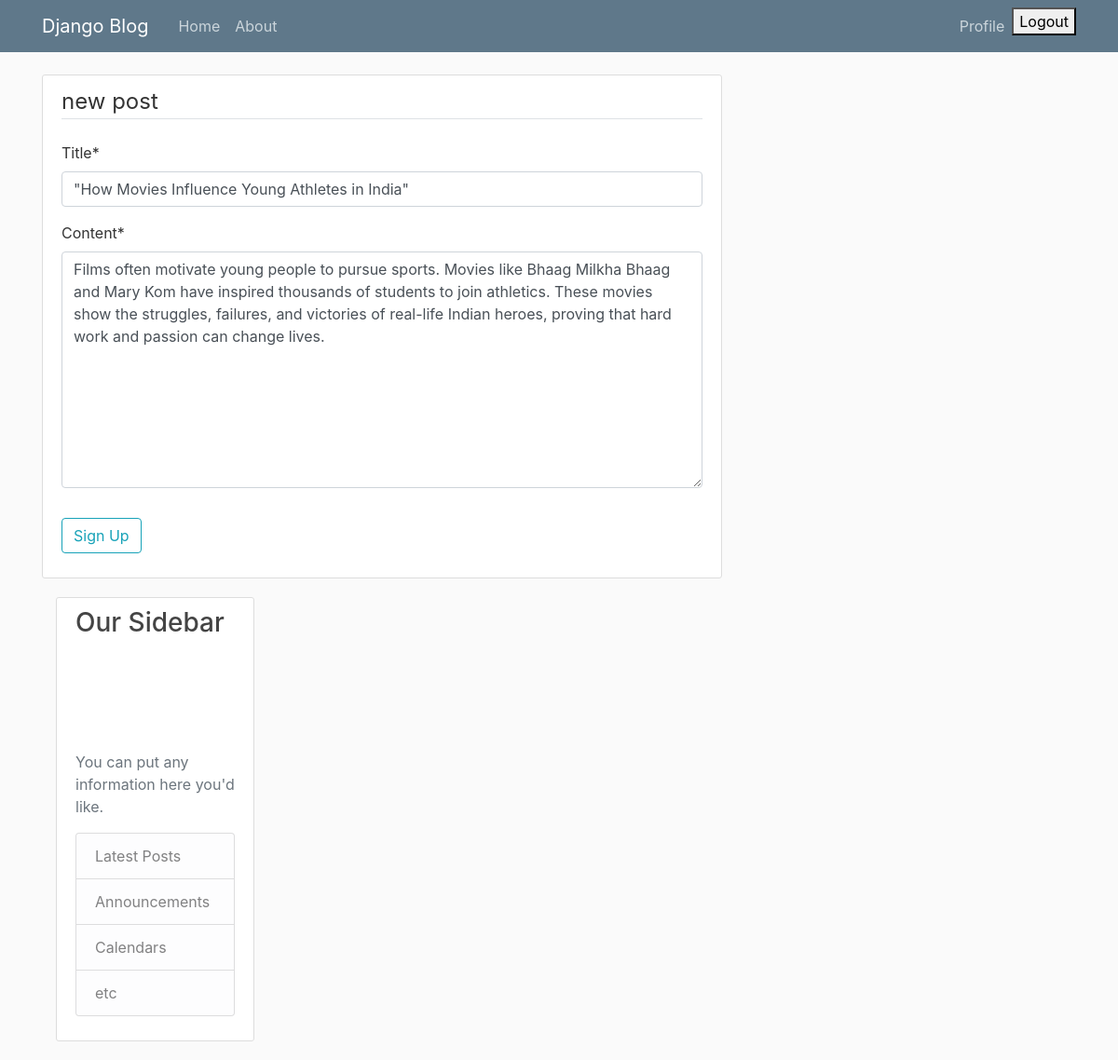
Page /post/13/update/ (signed in) on the committed database.
### Blog/models.py (models this page shows, shortened)
class Post(models.Model):
    title = models.CharField(max_length=100)
    content = models.TextField()
    data_posted = models.DateTimeField(default=timezone.now)
    author = models.ForeignKey(User,on_delete=models.CASCADE)

### Blog/views.py (the view, shortened to what this page needs)
# urls.py: path('post/<int:pk>/update/',views.PostUpdateView.as_view(), name='post-update'),
class PostUpdateView(LoginRequiredMixin, UserPassesTestMixin, UpdateView):
    model = Post
    fields = ['title', 'content']
    def test_func(self):
        post = self.get_object()
        if self.request.user == post.author:
            return True
        return False

### Blog/templates/Blog/post_form.html (shortened to what this page needs)
{% extends "Blog/base.html" %}
 {% load crispy_forms_tags %}
{% block content %}
    <div class="content-section">
        <form method="POST">
            <fieldset class="form-group">
                <legend class="border-bottom mb-4">new post</legend>
                {{ form|crispy }}
            </fieldset>
            <div class="form-group">
                <button class="btn btn-outline-info" type="submit">Sign Up</button>
            </div>
        </form>
{% endblock content %}

### Blog/static/Blog/main.css (style rules this page uses)
body { background: #fafafa; color: #333333; margin-top: 5rem; }
.content-section { background: #ffffff; padding: 10px 20px; border: 1px solid #dddddd; border-radius: 3px; margin-bottom: 20px; }

### rows in the picture
Post: title "\"How Movies Influence Young Athletes in India\"", content "Films often motivate young people to pursue sports. Movies like Bhaag Milkha Bhaag and Mary Kom have inspired thousands of students to join athletics. These movies show the struggles, failures, and victories of real-life Indian heroes, proving that hard work and passion can change lives."
